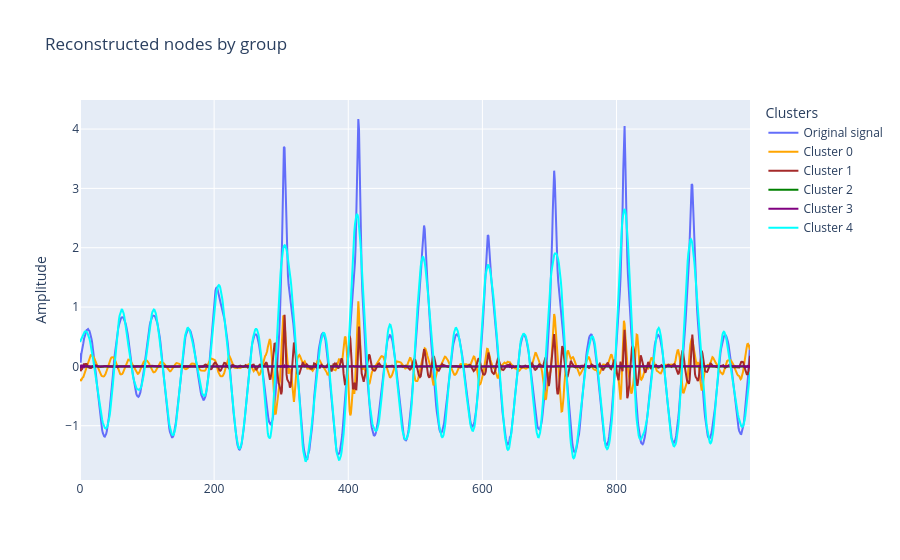
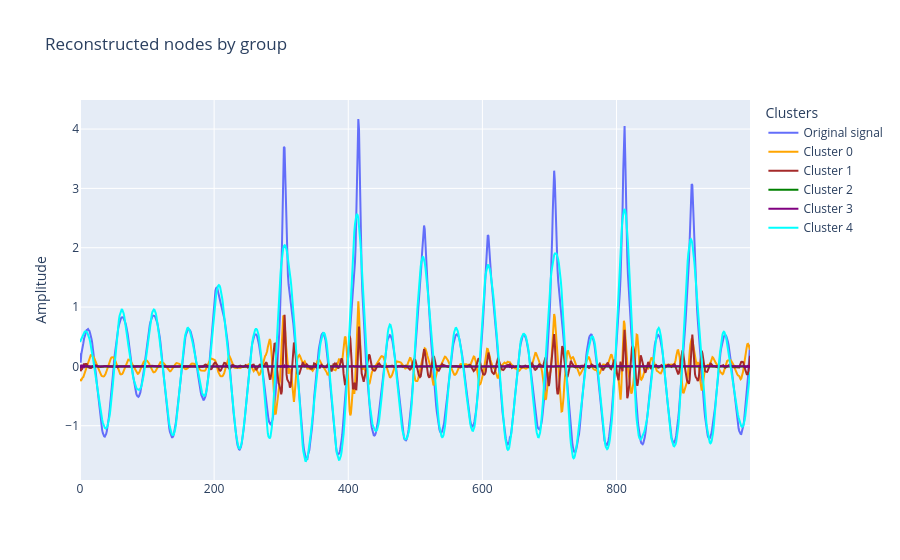

Notebook code for these charts, in order:
### Code cell
plot.plot_reconstructions_by_group(new_tr_obj, new_labels, n_clusters)

### Figure 1 — Plotly figure (JSON) as saved in the notebook; plotly's stock layout.template omitted (floating-point values rounded to 4 significant figures; data arrays with more than 128 entries replaced by an {"elided": "..."} marker saying what was removed)
{"data": [{"mode": "lines", "name": "Original signal", "type": "scatter", "x": {"elided": "1000 int values"}, "y": {"elided": "1000 float values"}}, {"line": {"color": "orange"}, "mode": "lines", "name": "Cluster 0", "type": "scatter", "x": {"elided": "1000 int values"}, "y": {"elided": "1000 float values"}}, {"line": {"color": "brown"}, "mode": "lines", "name": "Cluster 1", "type": "scatter", "x": {"elided": "1000 int values"}, "y": {"elided": "1000 float values"}}, {"line": {"color": "green"}, "mode": "lines", "name": "Cluster 2", "type": "scatter", "x": {"elided": "1000 int values"}, "y": {"elided": "1000 int values"}}, {"line": {"color": "purple"}, "mode": "lines", "name": "Cluster 3", "type": "scatter", "x": {"elided": "1000 int values"}, "y": {"elided": "1000 float values"}}, {"line": {"color": "cyan"}, "mode": "lines", "name": "Cluster 4", "type": "scatter", "x": {"elided": "1000 int values"}, "y": {"elided": "1000 float values"}}], "layout": {"legend": {"title": {"text": "Clusters"}}, "title": {"text": "Reconstructed nodes by group"}, "xaxis": {"title": {}}, "yaxis": {"title": {"text": "Amplitude"}}}}

### Figure 2 — Plotly figure (JSON) as saved in the notebook; plotly's stock layout.template omitted (floating-point values rounded to 4 significant figures; data arrays with more than 128 entries replaced by an {"elided": "..."} marker saying what was removed)
{"data": [{"mode": "lines", "name": "Original signal", "type": "scatter", "x": {"elided": "1000 int values"}, "y": {"elided": "1000 float values"}}, {"line": {"color": "orange"}, "mode": "lines", "name": "Cluster 0", "type": "scatter", "x": {"elided": "1000 int values"}, "y": {"elided": "1000 float values"}}, {"line": {"color": "brown"}, "mode": "lines", "name": "Cluster 1", "type": "scatter", "x": {"elided": "1000 int values"}, "y": {"elided": "1000 float values"}}, {"line": {"color": "green"}, "mode": "lines", "name": "Cluster 2", "type": "scatter", "x": {"elided": "1000 int values"}, "y": {"elided": "1000 int values"}}, {"line": {"color": "purple"}, "mode": "lines", "name": "Cluster 3", "type": "scatter", "x": {"elided": "1000 int values"}, "y": {"elided": "1000 float values"}}, {"line": {"color": "cyan"}, "mode": "lines", "name": "Cluster 4", "type": "scatter", "x": {"elided": "1000 int values"}, "y": {"elided": "1000 float values"}}], "layout": {"legend": {"title": {"text": "Clusters"}}, "title": {"text": "Reconstructed nodes by group"}, "xaxis": {"title": {}}, "yaxis": {"title": {"text": "Amplitude"}}}}
